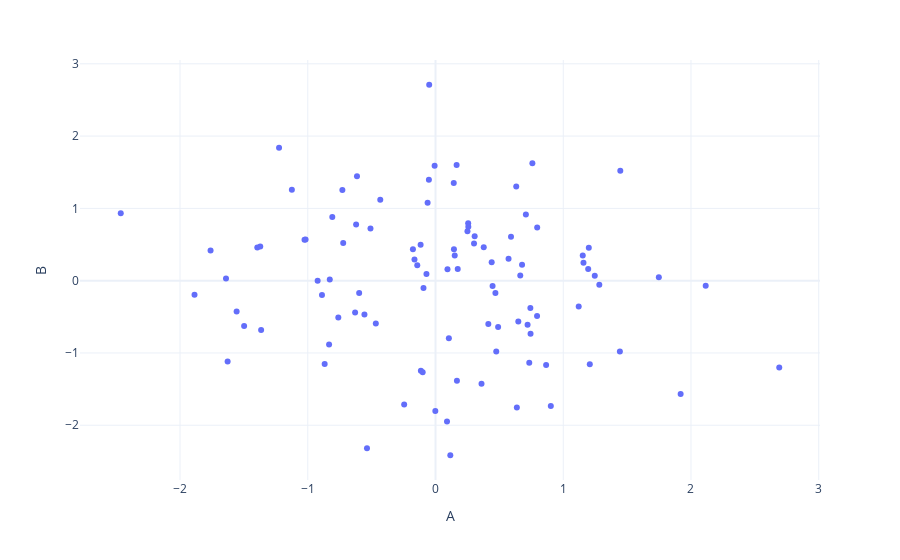

Here is the notebook cell this chart was saved with:
### Code cell
# Scatter plot with customized marker size
fig = px.scatter(df, x='A', y='B', size_max=10)
fig.show()
